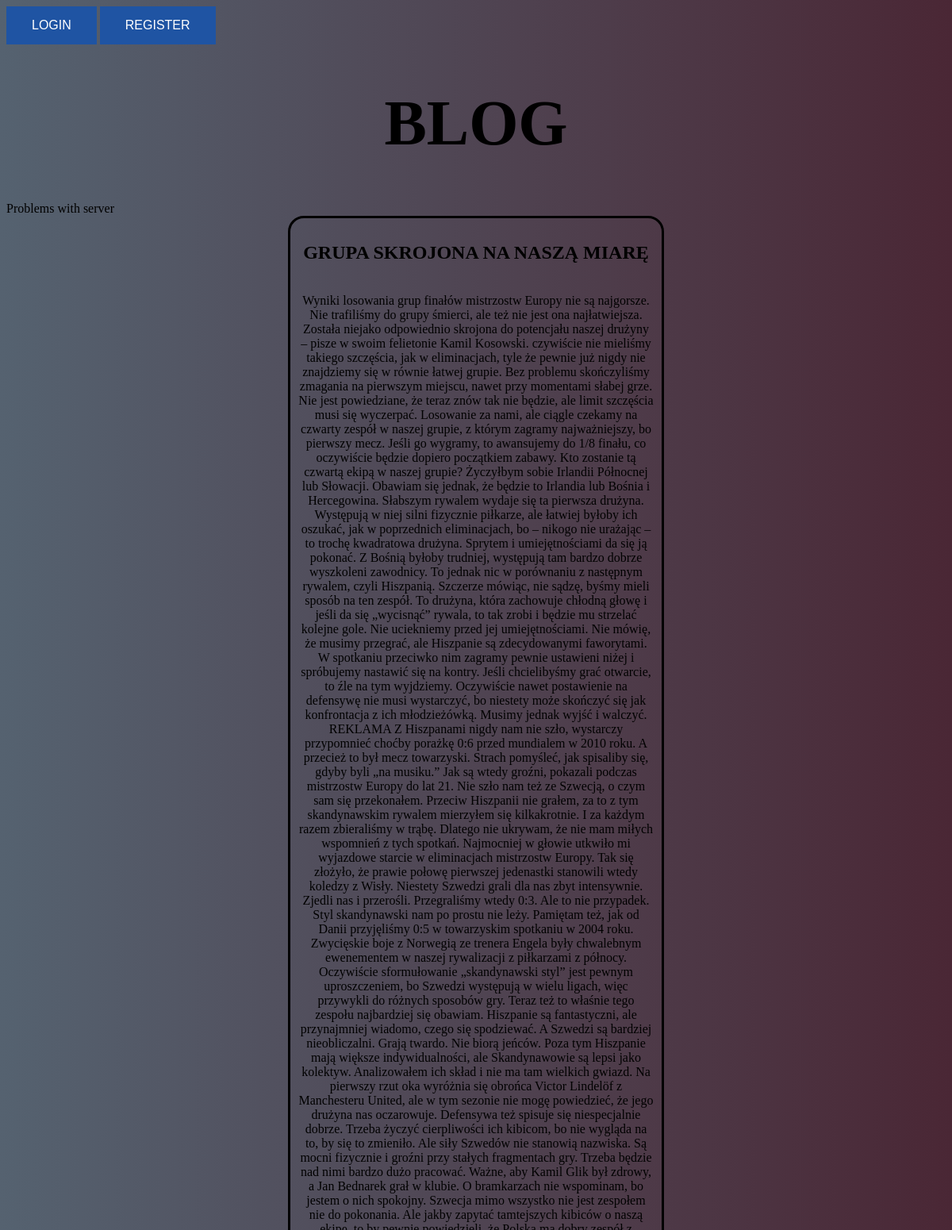
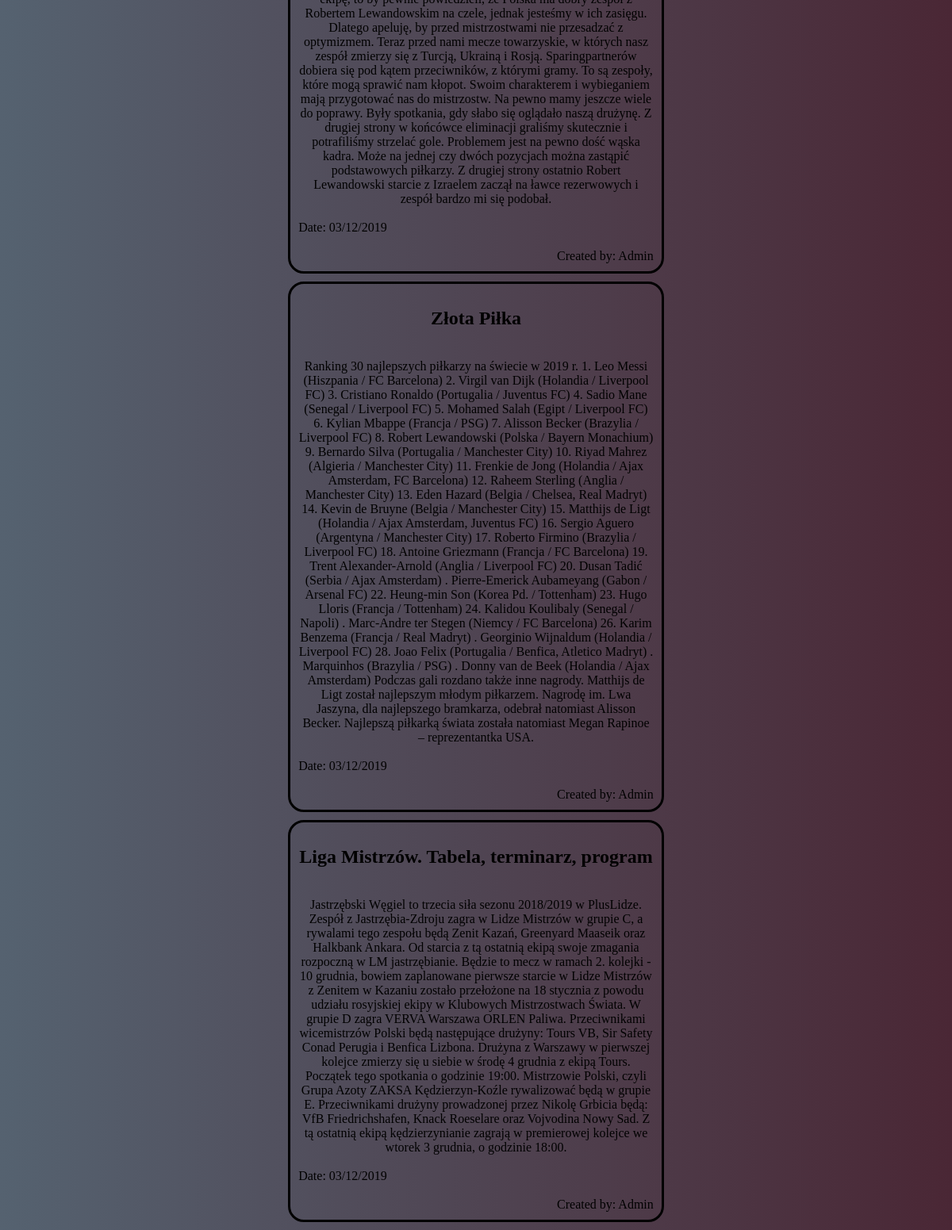
The page /show.php on the database its author committed (2 pictures, top to bottom).
### tables this page shows
CREATE TABLE `articles` (
  `ID_ART` bigint(20) UNSIGNED NOT NULL,
  `ID_USER_ART` int(3) NOT NULL,
  `TITLE_ART` varchar(255) NOT NULL,
  `TEXT_ART` text NOT NULL,
  `DATE_ART` date NOT NULL,
  `ID_SUB_ART` int(3) NOT NULL
);

CREATE TABLE `users` (
  `ID_USER` bigint(20) UNSIGNED NOT NULL,
  `EMAIL_USER` varchar(40) NOT NULL,
  `PASS_USER` varchar(60) NOT NULL,
  `PERMIS_USER` int(1) NOT NULL,
  `FIRST_USER` varchar(30) NOT NULL,
  `LAST_USER` varchar(40) NOT NULL
);

### show.php (the view, shortened to what this page needs)
<!DOCTYPE HTML>
<html>
<head>
</head>
<body>
<div id="header">
<a href="log.php"><button id="but">LOGIN</button></a>
<a href="register.php"><button id="but">REGISTER</button></a>
	<h1 style="font-family:fantasy;font-size:500%;">BLOG</h1>
	<?PHP
		include('conn.php');
		$sql="SELECT * FROM ARTICLES";
		$result=mysqli_query($link,$sql);
		while($art=mysqli_fetch_array($result)){
			echo "<div class='art'>";
			echo "<h2>".$art['TITLE_ART']."</h2><br/>";
			echo $art['TEXT_ART']."<br/><br/>";
			echo "<div id='date'>Date: ".change_date($art['DATE_ART'])."</div><br/>";
			$user_art=$art['ID_USER_ART'];
			$user_articles=mysqli_query($link,"SELECT FIRST_USER FROM users WHERE ID_USER='$user_art'");
			$now = mysqli_fetch_array($user_articles);
			$user_name=$now['FIRST_USER'];
			echo "<div id='usr'>Created by: ".$user_name."</div>";
			echo "</div>";
		}
	?>
</div>
</body>
</html>

### conn.php
<?PHP
$host="localhost";
$db_name="blog";
$db_user="root";
$db_pass="";
$link=mysqli_connect($host,$db_user,$db_pass,$db_name);
if (!$link) {
    echo "Błąd połączenia: " . mysqli_connect_error();
}
else
{
	echo "Problems with server";
}
function change_date($date){
				$expl_date=explode('-',$date);
				$new_date=$expl_date[2];
				$new_date.="/";
				$new_date.=$expl_date[1];
				$new_date.="/";
				$new_date.=$expl_date[0];
				return $new_date;
}
?>

### show.php (style rules this page uses)
body { background: linear-gradient(to right, #556270, #4a2735); }
h1 { text-align:center; }
#but { background-color: #1f54a3; border: none; color: white; padding: 15px 32px; text-align: center; text-decoration: none; display: inline-block; font-size: 16px; }
.art { ; text-align:center; border:3px solid black; border-radius:20px; margin:0 30% 10px 30%; padding:10px; color:#000000; }
#date { text-align:left; }
#usr { text-align:right; }

### rows shown on the page
articles: TITLE_ART "GRUPA SKROJONA NA NASZĄ MIARĘ", TEXT_ART "Wyniki losowania grup finałów mistrzostw Europy nie są najgorsze. Nie trafiliśmy do grupy śmierci, ale też nie jest ona najłatwiejsza. Została niejako odpowiednio skrojona do potencjału naszej drużyny – pisze w swoim felietonie Kamil Kosowski. czywiście nie mieliśmy takiego szczęścia, jak w eliminacjach, tyle że pewnie już nigdy nie znajdziemy się w równie łatwej grupie. Bez problemu skończyliśmy zmagania na pierwszym miejscu, nawet przy momentami słabej grze. Nie jest powiedziane, że teraz znów tak nie będzie, ale limit szczęścia musi się wyczerpać. Losowanie za nami, ale ciągle czekamy na czwarty zespół w naszej grupie, z którym zagramy najważniejszy, bo pierwszy mecz. Jeśli go wygramy,…", DATE_ART "03/12/2019", users.FIRST_USER "Admin"
articles: TITLE_ART "Złota Piłka", TEXT_ART "Ranking 30 najlepszych piłkarzy na świecie w 2019 r. 1. Leo Messi (Hiszpania / FC Barcelona) 2. Virgil van Dijk (Holandia / Liverpool FC) 3. Cristiano Ronaldo (Portugalia / Juventus FC) 4. Sadio Mane (Senegal / Liverpool FC) 5. Mohamed Salah (Egipt / Liverpool FC) 6. Kylian Mbappe (Francja / PSG) 7. Alisson Becker (Brazylia / Liverpool FC) 8. Robert Lewandowski (Polska / Bayern Monachium) 9. Bernardo Silva (Portugalia / Manchester City) 10. Riyad Mahrez (Algieria / Manchester City) 11. Frenkie de Jong (Holandia / Ajax Amsterdam, FC Barcelona) 12. Raheem Sterling (Anglia / Manchester City) 13. Eden Hazard (Belgia / Chelsea, Real Madryt) 14. Kevin de Bruyne (Belgia / Manchester City) 15.…", DATE_ART "03/12/2019", users.FIRST_USER "Admin"
articles: TITLE_ART "Liga Mistrzów. Tabela, terminarz, program", TEXT_ART "Jastrzębski Węgiel to trzecia siła sezonu 2018/2019 w PlusLidze. Zespół z Jastrzębia-Zdroju zagra w Lidze Mistrzów w grupie C, a rywalami tego zespołu będą Zenit Kazań, Greenyard Maaseik oraz Halkbank Ankara. Od starcia z tą ostatnią ekipą swoje zmagania rozpoczną w LM jastrzębianie. Będzie to mecz w ramach 2. kolejki - 10 grudnia, bowiem zaplanowane pierwsze starcie w Lidze Mistrzów z Zenitem w Kazaniu zostało przełożone na 18 stycznia z powodu udziału rosyjskiej ekipy w Klubowych Mistrzostwach Świata. W grupie D zagra VERVA Warszawa ORLEN Paliwa. Przeciwnikami wicemistrzów Polski będą następujące drużyny: Tours VB, Sir Safety Conad Perugia i Benfica Lizbona. Drużyna z Warszawy w pierwszej…", DATE_ART "03/12/2019", users.FIRST_USER "Admin"
